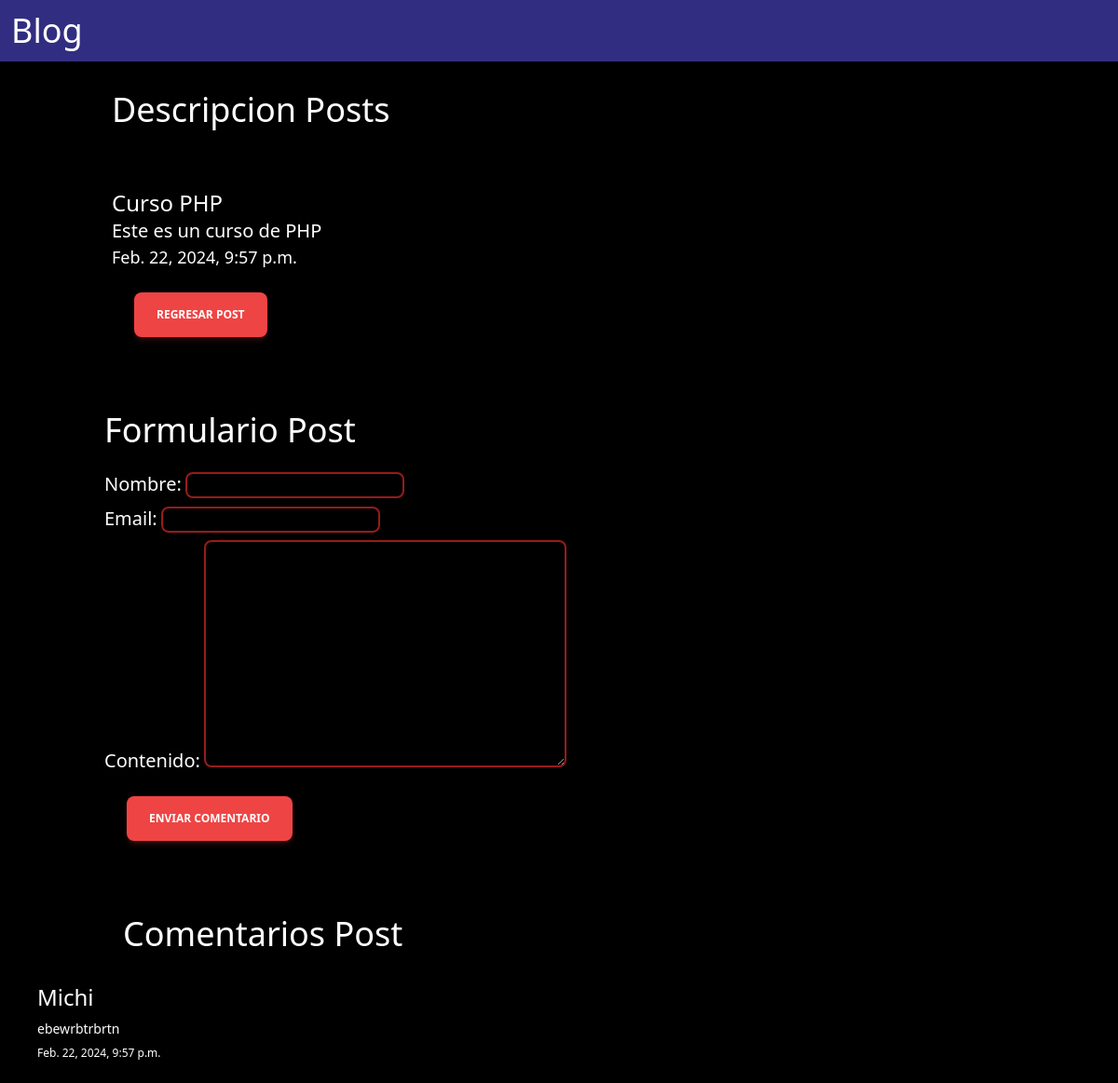
The page /3/ on the database as committed earlier.
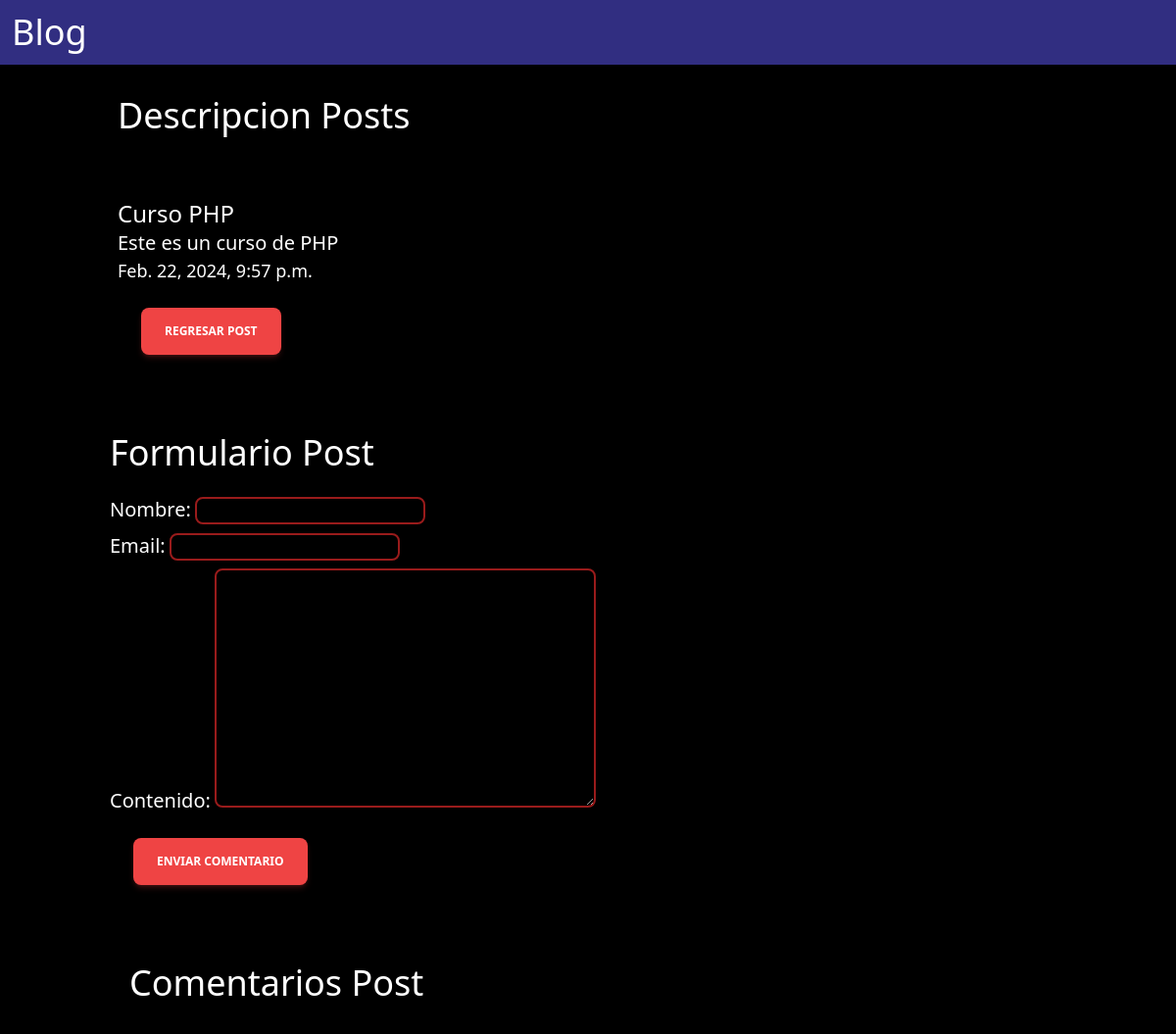
The same page on the database as committed later.
### myAppBlog/models.py (models this page shows, shortened)
class Comentarios(models.Model):
    idComentario = models.AutoField(primary_key=True)
    nombre = models.CharField(max_length=100)
    email = models.EmailField()
    fecha = models.DateTimeField(auto_now_add=True)
    contenido = models.TextField()
    activo = models.BooleanField(default=True)
    fkPost = models.ForeignKey(Post, on_delete = models.CASCADE, related_name="comentarios")
    class Meta:
        verbose_name = "Comentario"
        verbose_name_plural = "Comentarios"
        db_table = "Comentarios"

### myAppBlog/views.py (the view)
# urls.py: path('<int:idPost>/', detallePost, name='detallePost')
def detallePost(request, idPost):
    hola = Comentarios.objects.all()
    posts = Post.objects.get(idPost=idPost)
    if request.method == 'POST':
        form = FormularioComentarios(request.POST)
        if form.is_valid():
            nom = form.cleaned_data.get('nombre')
            em = form.cleaned_data.get('email')
            con = form.cleaned_data.get('contenido')
            act = form.cleaned_data.get('activo')
            fk = form.cleaned_data.get('fkPost')
            comentarios = Comentarios.objects.create(
                nombre = nom,
                email = em,
                contenido = con,
                activo = act,
                fkPost = fk,
            )
            comentarios.save()
            form = FormularioComentarios()
    else:
        form = FormularioComentarios()
    modulos = {'posts': posts, 'form': form, 'hola': hola}
    return render(request, 'detallePost.html', modulos)

### myAppBlog/forms.py
class FormularioComentarios(forms.ModelForm):
    class Meta:
        model = Comentarios
        fields = ['nombre', 'email', 'contenido', 'activo', 'fkPost']

### myAppBlog/templates/detallePost.html (shortened to what this page needs)
{% extends 'base.html'%}
{% load static %}
{% block content %}
    <h1 class="text-white text-4xl container p-8">Descripcion Posts</h1>
    <div class="container p-8">
        <h4 class="text-white text-2xl">{{posts.titulo}}</h4>
        <p class="text-white text-xl">{{posts.contenido}}</p>
        <p class="text-white text-lg">{{posts.fecha}}</p>
        <a href="/"><button class="m-6 middle none center rounded-lg bg-red-500 py-3 px-6 font-sans text-xs font-bold uppercase text-white shadow-md shadow-red-500/20 transition-all hover:shadow-lg hover:shadow-red-500/40 focus:opacity-[0.85] focus:shadow-none active:opacity-[0.85] active:shadow-none disabled:pointer-events-none disabled:opacity-50 disabled:shadow-none" data-ripple-light="true">Regresar Post</button></a>
    </div>
    <div class="container text-white p-4">
        <h1 class="text-4xl mb-4">Formulario Post</h1>
        <form action="" method="POST">
            <p>
                <label for="id_nombre" class="text-white text-xl">Nombre:</label>
                <input type="text" name="nombre" maxlength="100" required="" id="id_nombre" class="bg-black text-white border-2 border-red-800 rounded-lg mb-2">
            </p>
            <p>
                <label for="id_email" class="text-white text-xl">Email:</label>
                <input type="email" name="email" maxlength="254" required="" id="id_email" class="bg-black text-white border-2 border-red-800 rounded-lg mb-2">
            </p>
            <p>
                <label for="id_contenido" class="text-white text-xl">Contenido:</label>
                <textarea name="contenido" cols="40" rows="10" required="" id="id_contenido" class="bg-black text-white border-2 border-red-800 rounded-lg"></textarea>
            </p>
            <button type="submit" class="m-6 middle none center rounded-lg bg-red-500 py-3 px-6 font-sans text-xs font-bold uppercase text-white shadow-md shadow-red-500/20 transition-all hover:shadow-lg hover:shadow-red-500/40 focus:opacity-[0.85] focus:shadow-none active:opacity-[0.85] active:shadow-none disabled:pointer-events-none disabled:opacity-50 disabled:shadow-none" data-ripple-light="true">Enviar comentario</button>
        </form>
    </div>
    <div class="container">
        <h2 class="text-white text-4xl container p-8">Comentarios Post</h2>
    </div>
    <div class="mx-10">
        {% for comentario in hola %}
        {% if comentario.fkPost_id == posts.idPost %}
        {% if comentario.activo == True %}
        <p class="text-white text-2xl mb-2">{{comentario.nombre}}</p>
        <p class="text-white text-sm mb-2">{{comentario.contenido}}</p>
        <p class="text-white text-xs mb-4">{{comentario.fecha}}</p>
        {% endif %}
        {% endif %}
        {% endfor %}
    </div>
{% endblock %}

Rows that differ between the two databases and show on the page:
removed Comentarios: nombre "Michi", contenido "ebewrbtrbrtn", fecha "Feb. 22, 2024, 9:57 p.m."
